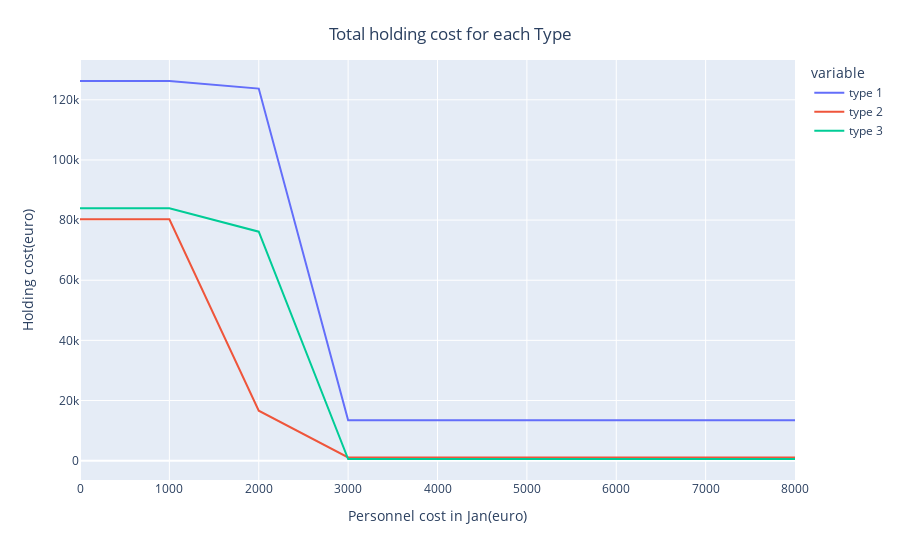

Notebook code for this chart:
### Code cell
# figure for experiment C

fig = px.line(df_c, x=df_c.columns[0], y=df_c.columns[1:])

fig.update_layout(
    # set tickles
    xaxis_title="Personnel cost in Jan(euro)", 
    yaxis_title="Holding cost(euro)",
    
    # set title
    title={
        'text': "Total holding cost for each Type",
        'y':0.95,
        'x':0.5,
        'xanchor': 'center',
        'yanchor': 'top'},

)

fig.show()

### Figure 1 — Plotly figure (JSON) as saved in the notebook; plotly's stock layout.template omitted (floating-point values rounded to 4 significant figures)
{"data": [{"hovertemplate": "variable=type 1<br>personnel cost in Jan=%{x}<br>value=%{y}<extra></extra>", "legendgroup": "type 1", "line": {"color": "#636efa", "dash": "solid"}, "marker": {"symbol": "circle"}, "mode": "lines", "name": "type 1", "orientation": "v", "showlegend": true, "type": "scatter", "x": [0, 1000, 2000, 3000, 4000, 5000, 6000, 7000, 8000], "xaxis": "x", "y": [126300.0, 126300.0, 123700.0, 13400.0, 13400.0, 13400.0, 13400.0, 13400.0, 13400.0], "yaxis": "y"}, {"hovertemplate": "variable=type 2<br>personnel cost in Jan=%{x}<br>value=%{y}<extra></extra>", "legendgroup": "type 2", "line": {"color": "#EF553B", "dash": "solid"}, "marker": {"symbol": "circle"}, "mode": "lines", "name": "type 2", "orientation": "v", "showlegend": true, "type": "scatter", "x": [0, 1000, 2000, 3000, 4000, 5000, 6000, 7000, 8000], "xaxis": "x", "y": [80270.0, 80270.0, 16590.0, 1066.0, 1066.0, 1066.0, 1066.0, 1066.0, 1066.0], "yaxis": "y"}, {"hovertemplate": "variable=type 3<br>personnel cost in Jan=%{x}<br>value=%{y}<extra></extra>", "legendgroup": "type 3", "line": {"color": "#00cc96", "dash": "solid"}, "marker": {"symbol": "circle"}, "mode": "lines", "name": "type 3", "orientation": "v", "showlegend": true, "type": "scatter", "x": [0, 1000, 2000, 3000, 4000, 5000, 6000, 7000, 8000], "xaxis": "x", "y": [83941, 83941, 76141, 541, 541, 541, 541, 541, 541], "yaxis": "y"}], "layout": {"legend": {"title": {"text": "variable"}, "tracegroupgap": 0}, "margin": {"t": 60}, "title": {"text": "Total holding cost for each Type", "x": 0.5, "xanchor": "center", "y": 0.95, "yanchor": "top"}, "xaxis": {"anchor": "y", "domain": [0, 1], "title": {"text": "Personnel cost in Jan(euro)"}}, "yaxis": {"anchor": "x", "domain": [0, 1], "title": {"text": "Holding cost(euro)"}}}}
